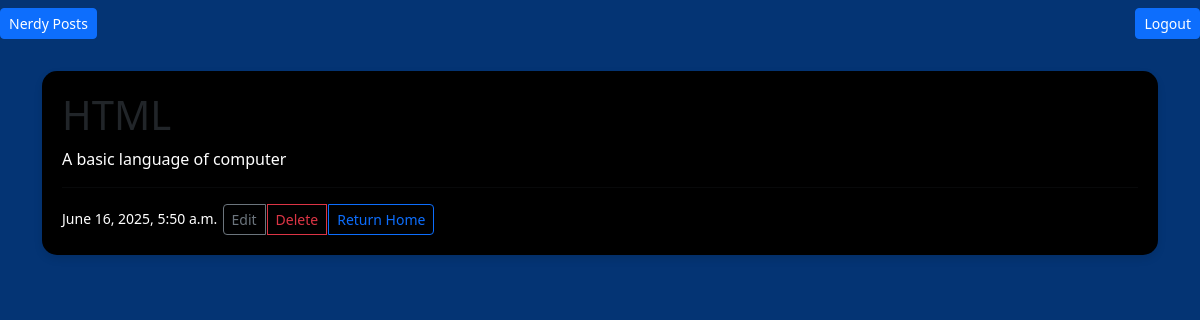
Screenshot of /post/3 (signed in) with the database file from the repository.
### blog/models.py (models this page shows, shortened)
class Post(models.Model):
    title = models.CharField(max_length=250)
    content = models.TextField()
    created_at = models.DateTimeField(auto_now_add=True)

### blog/views.py (the view)
# urls.py: path("post/<int:pk>", views.post_detail, name="post-detail"),
@login_required
def post_detail(request, pk):
    post = get_object_or_404(Post, pk=pk)
    return render(request, "blog/post_detail.html", {"post": post})

### blog/templates/blog/post_detail.html
{% extends "blog/base.html" %}
{% block content %}
<div class="content-section">
    <h1>{{ post.title }}</h1>
    <p class="text-white">{{ post.content }}</p>
    <hr>
    <small class="text-white">{{ post.created_at }}</small>
    <div class="btn-group">
        <a href="{% url 'post-update' post.pk %}" class="btn btn-sm btn-outline-secondary" style="margin-left: 1px;">Edit</a>
        <a href="{% url 'post-delete' post.pk %}" class="btn btn-sm btn-outline-danger" style="margin-left: 1px;">Delete</a>
        <a href="{% url 'home' %}" class="btn btn-sm btn-outline-primary" style="margin-left: 1px;">Return Home</a>
    </div>
</div>
{% endblock %}

### blog/templates/blog/base.html (style rules this page uses)
body { background-color: #043474; }
.content-section { background: rgb(0, 0, 0); padding: 20px; border-radius: 15px; box-shadow: 0 4px 8px rgba(0, 0, 0, 0.1); margin-bottom: 20px; }

### rows the page displays
Post: title "HTML", content "A basic language of computer", created_at "June 16, 2025, 5:50 a.m."
